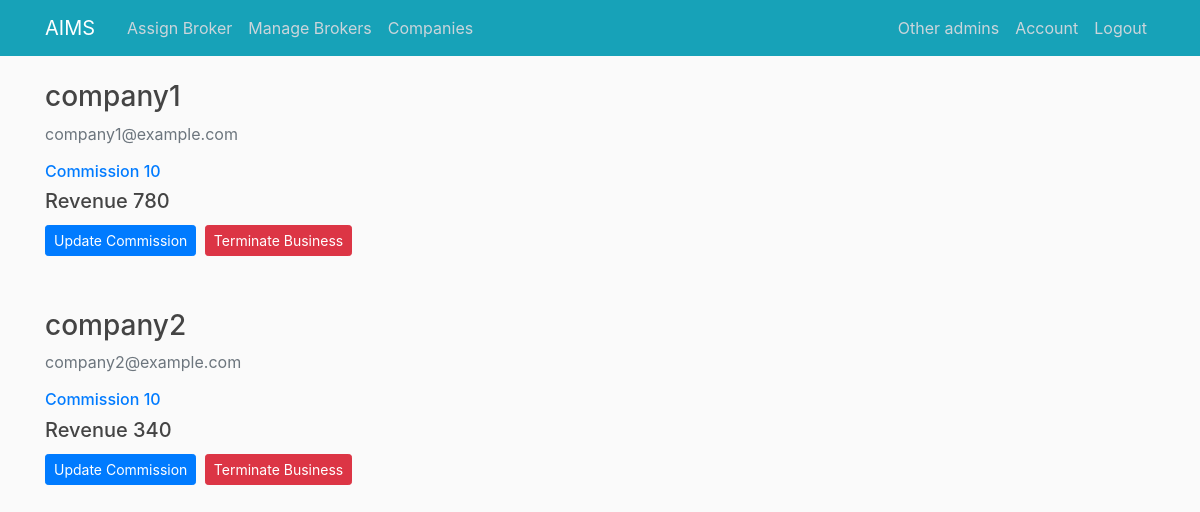
The app's page /viewcompanies (signed in), older data.
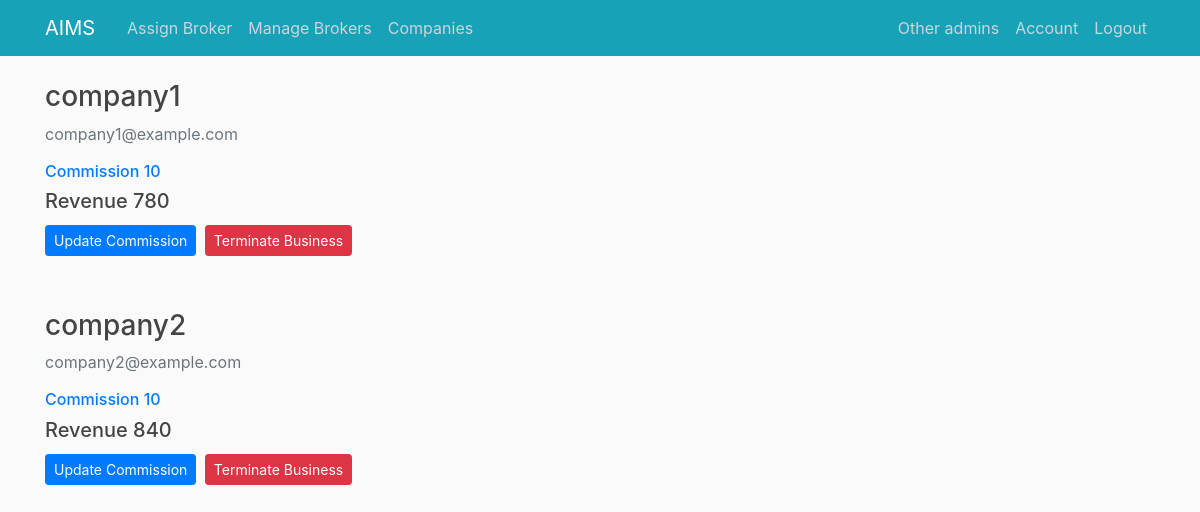
The same page, newer data.
### aims_/models.py (models this page shows, shortened)
class Company(db.Model, UserMixin):
    id = db.Column(db.Integer, primary_key=True)
    username = db.Column(db.String(20), unique=True, nullable=False)
    email = db.Column(db.String(120), unique=True, nullable=False)
    image_file = db.Column(db.String(20), nullable=False, default='default.png')
    password = db.Column(db.String(60), nullable=False)
    commission = db.Column(db.Integer,nullable=False,default = 10)
    revenue_generated = db.Column(db.Integer,nullable=False,default = 0)
    street = db.Column(db.String(120), nullable=False)
    phone = db.Column(db.String(20), nullable=False)
    invoices = db.relationship(
        'Invoice', backref='owner', cascade="all,delete", lazy=True)
    specializations = db.relationship('Specialization', backref='owners',cascade="all,delete", lazy=True)
    products = db.relationship(
        'Inventory', backref='product_owner', cascade="all,delete", lazy=True)

### aims_/routes.py (the view)
@app.route("/viewcompanies")
@login_required
def view_companies():
    if session['account_type']== 'admin':
        companies = Company.query.all()
        return render_template('view_companies.html', title='View Companies',companies = companies)
    abort(403)

### aims_/models.py (called while the page is built)
@login_manager.user_loader
def load_user(user_id):
    if 'account_type' in session:
        if session['account_type'] == 'broker':
            return Broker.query.get(int(user_id))
        elif session['account_type'] == 'admin':
            return Admin.query.get(int(user_id))
        elif session['account_type'] == 'company':
            return Company.query.get(int(user_id))
    return None

### aims_/templates/view_companies.html (shortened to what this page needs)
{% extends "layout.html" %}
{% block content %}
{% for company in companies %}
        <div class="media-body">
                <h3><a class="article-title">{{ company.username }}</a></h3>
                <p class="text-secondary">{{ company.email }}</p>
                <h6 class="text-primary">Commission {{ company.commission }}</h6>
                <h5 class="text-shadow">Revenue {{ company.revenue_generated }}</h5>
                <a class="btn btn-primary btn-sm mt-1 mb-1" href="{{ url_for('view_company_by_id', company_id=company.id) }}">Update Commission</a>
                <button type="button" class="btn btn-danger btn-sm m-1" data-toggle="modal" data-target="#deleteModal{{ company.id }}">Terminate Business</button>
        </div>
        <div class="col-md-9 mu-5 mb-5"></div>
{% endfor %}
{% endblock content %}

Row changes from the older to the newer data that the page shows:
changed Company "company2": revenue_generated "340" → "840"
